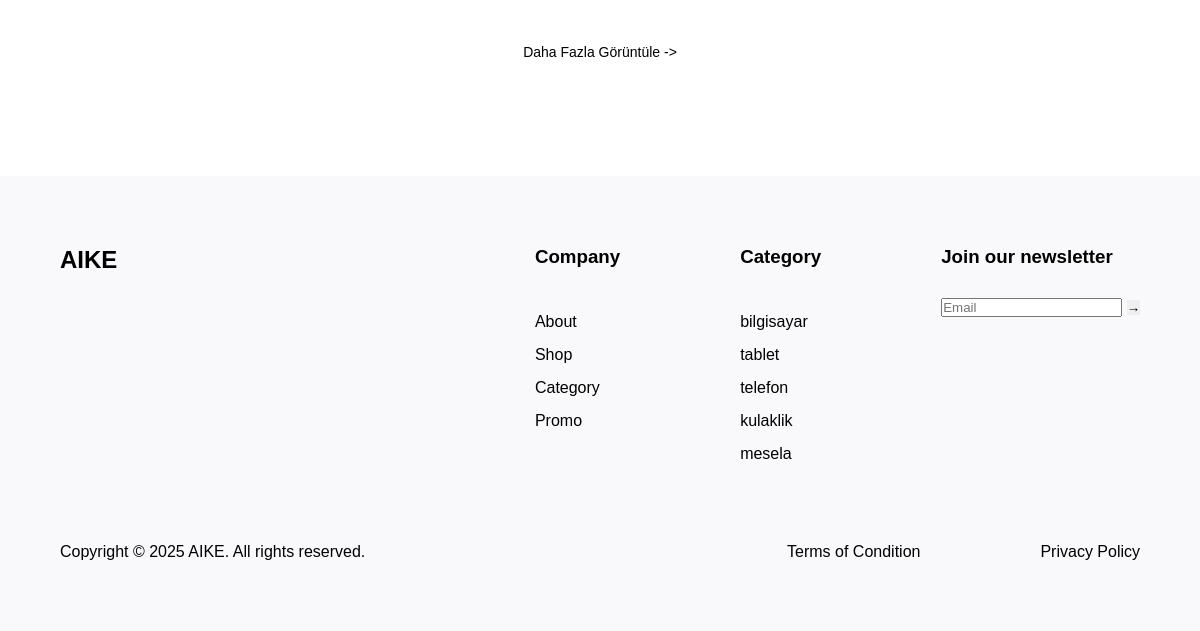
Before: /products/dell-alienware (lower part) with the older database file.
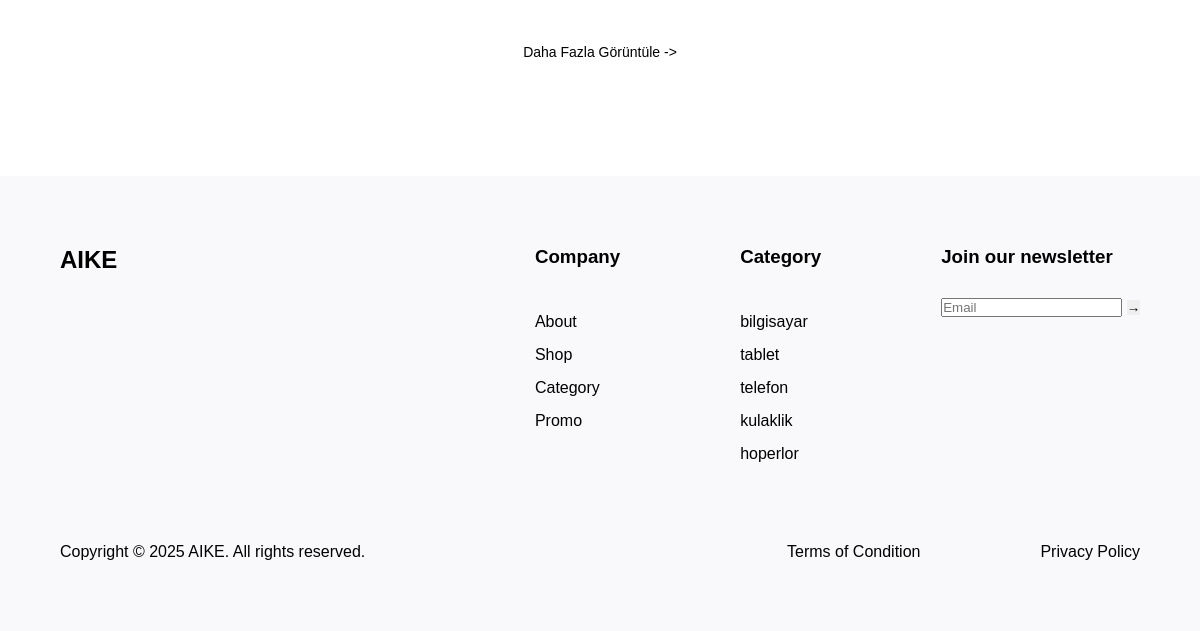
After: the same page with the newer database file.
### siteapp/models.py (models this page shows, shortened)
class category(models.Model):
    name = models.CharField(max_length=100)
    slug = models.SlugField(null=False, unique=True, blank=True, db_index=True, editable=False)

### siteapp/views.py (the view)
# urls.py: path('products/<slug:slug>', views.product_details, name="product-details"),
def product_details(request, slug):
    products = product.objects.get(slug=slug)
    categories = products.categories.all()
    related_products = product.objects.filter(categories__in=categories).exclude(
        id=products.id
    )
    cart = request.session.get('cart', {})
    cart_quantity = cart.get(str(products.id), 0)
    return render(
        request,
        "siteapp/product-details.html",
        {
            "products": products,
            "categories": categories,
            "related_products": related_products,
            "cart_quantity": cart_quantity,
        },
    )

### siteapp/context_processors.py (called while the page is built)
def site_info(request):
    return {"copyright_year": 2025, "company_name": "AIKE"}

def categories(request):
    return {
        "f_categories": category.objects.all()[:5],
    }

### siteapp/templates/siteapp/product-details.html (shortened to what this page needs)
{% extends "base.html" %} {% load static %} {% block title %}product details{% endblock %} {% block content %}
<section class="section related-section">
	<section class="section more-section">
		{% for category in categories %}
		<a href="{% url 'products-by-category' category.slug %}">
			<button class="btn btn-transparent btn-more">Daha fazla görüntüle -></button>
		</a>
		{% empty %}
		<p>No categories available.</p>
		{% endfor %}
	</section>
</section>
{% endblock %}

### templates/partials/_footer.html
<footer class="section footer">
	<div class="footer-container container">
		<header class="footer-logo">
			<a href="{% url 'home' %}">
				<h2>AIKE</h2>
			</a>
		</header>
		<nav class="footer-links">
			<div class="footer-column">
				<h3 class="footer-column--title">Company</h3>
				<ul class="footer-column--links">
					<li><a href="{% url 'about' %}">About</a></li>
					<li><a href="{% url 'products' %}">Shop</a></li>
					<li><a href="{% url 'Category' %}">Category</a></li>
					<li><a href="{% url 'promo' %}">Promo</a></li>
				</ul>
			</div>
			<div class="footer-column">
				<h3 class="footer-column--title">Category</h3>
				<ul class="footer-column--links">
					{% for category in f_categories %}
						<li><a href="{% url 'products-by-category' category.slug %}">{{category.name}}</a></li>
					{% endfor %}
				</ul>
			</div>
			<div class="footer-column newsletter">
				<h3 class="footer-column--title">Join our newsletter</h3>
				<form>
					<input type="email" placeholder="Email" />
					<button type="submit">→</button>
				</form>
			</div>
		</nav>
	</div>
	<div class="container">
		<div class="footer-bottom">
			<p>Copyright © {{ copyright_year }} {{ company_name }}. All rights reserved.</p>
			<div class="footer-links">
				<a href="#">Terms of Condition</a>
				<a href="#">Privacy Policy</a>
			</div>
		</div>
	</div>
</footer>

Changed rows visible on the page:
removed category: name "mesela", shown under "Category"
added category: name "hoperlor", shown under "Category"
